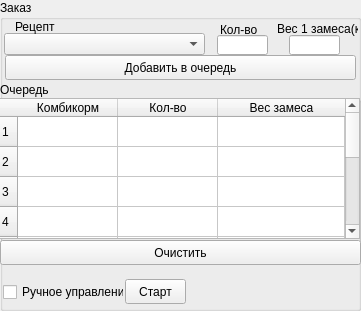
   <widget class="QGroupBox" name="groupBox_14">
    <property name="geometry">
     <rect>
      <x>840</x>
      <y>3</y>
      <width>361</width>
      <height>311</height>
     </rect>
    </property>
    <property name="title">
     <string>Заказ</string>
    </property>
    <widget class="QComboBox" name="comboBoxRecept">
     <property name="geometry">
      <rect>
       <x>4</x>
       <y>33</y>
       <width>201</width>
       <height>22</height>
      </rect>
     </property>
    </widget>
    <widget class="QLineEdit" name="kormneedcount">
     <property name="geometry">
      <rect>
       <x>217</x>
       <y>35</y>
       <width>51</width>
       <height>20</height>
      </rect>
     </property>
    </widget>
    <widget class="QLabel" name="label_2">
     <property name="geometry">
      <rect>
       <x>15</x>
       <y>19</y>
       <width>61</width>
       <height>16</height>
      </rect>
     </property>
     <property name="text">
      <string>Рецепт</string>
     </property>
    </widget>
    <widget class="QLabel" name="label_3">
     <property name="geometry">
      <rect>
       <x>277</x>
       <y>19</y>
       <width>81</width>
       <height>20</height>
      </rect>
     </property>
     <property name="text">
      <string>Вес 1 замеса(кг)</string>
     </property>
    </widget>
    <widget class="QPushButton" name="addtoqueuebtn">
     <property name="geometry">
      <rect>
       <x>5</x>
       <y>55</y>
       <width>351</width>
       <height>25</height>
      </rect>
     </property>
     <property name="text">
      <string>Добавить в очередь</string>
     </property>
    </widget>
    <widget class="QGroupBox" name="groupBox_15">
     <property name="geometry">
      <rect>
       <x>0</x>
       <y>82</y>
       <width>361</width>
       <height>161</height>
      </rect>
     </property>
     <property name="title">
      <string>Очередь</string>
     </property>
     <widget class="QTableWidget" name="tableWidget">
      <property name="geometry">
       <rect>
        <x>-1</x>
        <y>16</y>
        <width>361</width>
        <height>141</height>
       </rect>
      </property>
      <property name="lineWidth">
       <number>1</number>
      </property>
      <property name="rowCount">
       <number>10</number>
      </property>
      <property name="columnCount">
       <number>3</number>
      </property>
      <attribute name="horizontalHeaderShowSortIndicator" stdset="0">
       <bool>false</bool>
      </attribute>
      <attribute name="horizontalHeaderStretchLastSection">
       <bool>true</bool>
      </attribute>
      <row/>
      <row/>
      <row/>
      <row/>
      <row/>
      <row/>
      <row/>
      <row/>
      <row/>
      <row/>
      <column>
       <property name="text">
        <string>Комбикорм</string>
       </property>
      </column>
      <column>
       <property name="text">
        <string>Кол-во</string>
       </property>
      </column>
      <column>
       <property name="text">
        <string>Вес замеса</string>
       </property>
      </column>
     </widget>
    </widget>
    <widget class="QPushButton" name="delbtn">
     <property name="geometry">
      <rect>
       <x>0</x>
       <y>240</y>
       <width>361</width>
       <height>25</height>
      </rect>
     </property>
     <property name="text">
      <string>Очистить</string>
     </property>
    </widget>
    <widget class="QCheckBox" name="checkboxmode">
     <property name="geometry">
      <rect>
       <x>3</x>
       <y>283</y>
       <width>121</width>
       <height>18</height>
      </rect>
     </property>
     <property name="text">
      <string>Ручное управление</string>
     </property>
    </widget>
    <widget class="QLineEdit" name="veszames">
     <property name="geometry">
      <rect>
       <x>289</x>
       <y>35</y>
       <width>51</width>
       <height>20</height>
      </rect>
     </property>
    </widget>
    <widget class="QPushButton" name="startbtn">
     <property name="geometry">
      <rect>
       <x>125</x>
       <y>279</y>
       <width>61</width>
       <height>25</height>
      </rect>
     </property>
     <property name="text">
      <string>Старт</string>
     </property>
    </widget>
    <widget class="QLabel" name="label_7">
     <property name="geometry">
      <rect>
       <x>220</x>
       <y>20</y>
       <width>41</width>
       <height>20</height>
      </rect>
     </property>
     <property name="text">
      <string>Кол-во</string>
     </property>
    </widget>
   </widget>
